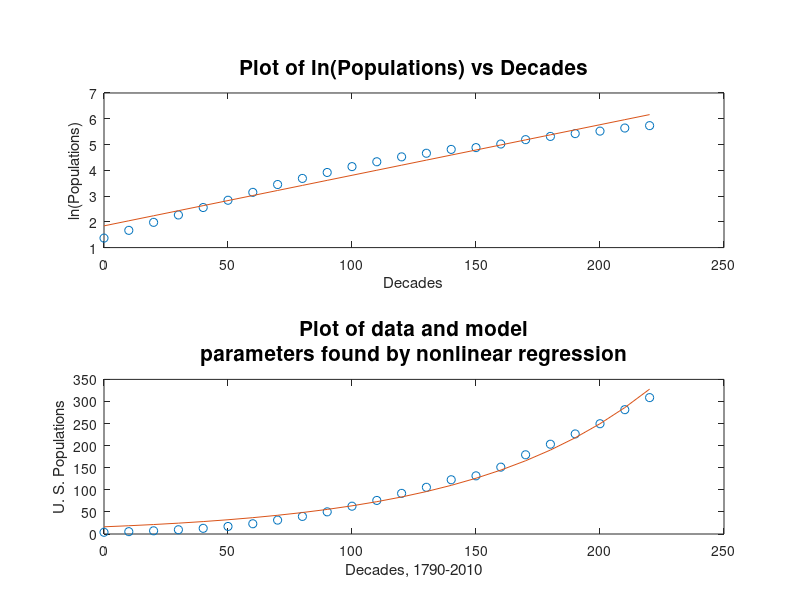

Reproduce this figure in MATLAB.
%Problem 4
decades=0:10:220;
pops=[3.93 5.31 7.24 9.64 12.87 17.07 23.19 31.44 39.82 50.16 62.95 75.99...
        91.97 105.71 122.78 131.67 151.33 179.32 203.21 226.5 249.63 281.42 308.75];

%4a    
p=polyfit(decades,log(pops),1);
r=p(1)
y0=exp(p(2))
subplot(2,1,1);
plot(decades,log(pops),'o',decades,decades*p(1)+p(2))    
title({'Plot of ln(Populations) vs Decades'},'FontSize',15)
ylabel('ln(Populations)')
xlabel('Decades')  
error=(norm(pops-y0*exp(r*decades)))^2


%4b
y=@(p,t)p(2)*exp(p(1)*t);
%result of 4a
p0=[0.0196 6.3184];
[p error]=lsqcurvefit(y,p0,decades,pops)
modelpops = y(p,decades);
subplot(2,1,2);
plot(decades,pops,'o',decades,modelpops)
title({'Plot of data and model', 'parameters found by nonlinear regression'},'FontSize',15)
xlabel('Decades, 1790-2010')
ylabel('U. S. Populations')